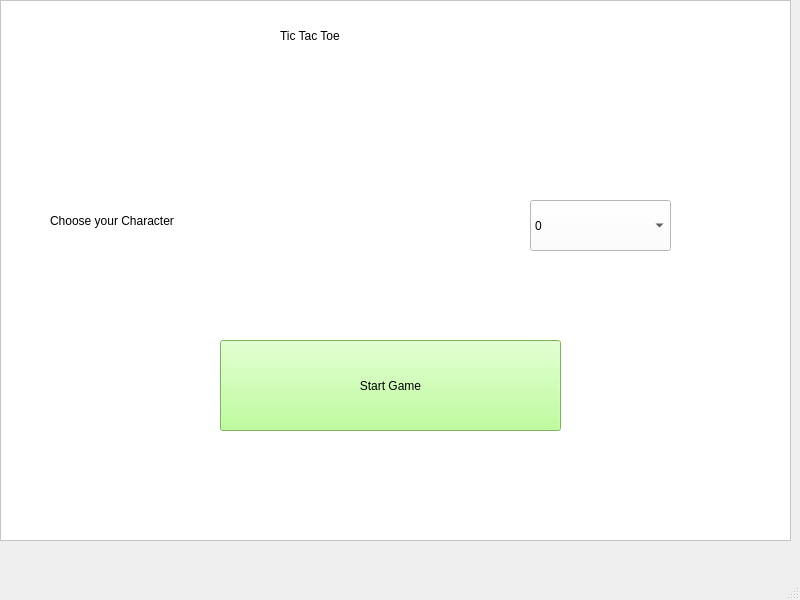
<?xml version="1.0" encoding="UTF-8"?>
<ui version="4.0">
 <class>MainWindow</class>
 <widget class="QMainWindow" name="MainWindow">
  <property name="geometry">
   <rect>
    <x>0</x>
    <y>0</y>
    <width>800</width>
    <height>600</height>
   </rect>
  </property>
  <property name="windowTitle">
   <string>MainWindow</string>
  </property>
  <widget class="QWidget" name="centralwidget">
   <widget class="QPushButton" name="pushButton">
    <property name="geometry">
     <rect>
      <x>210</x>
      <y>110</y>
      <width>121</width>
      <height>111</height>
     </rect>
    </property>
    <property name="styleSheet">
     <string notr="true">font: 20pt &quot;MS Shell Dlg 2&quot;;
background-color: rgb(255, 170, 0);
color: rgb(255, 255, 255);</string>
    </property>
    <property name="text">
     <string/>
    </property>
   </widget>
   <widget class="QPushButton" name="pushButton_2">
    <property name="geometry">
     <rect>
      <x>350</x>
      <y>110</y>
      <width>121</width>
      <height>111</height>
     </rect>
    </property>
    <property name="styleSheet">
     <string notr="true">font: 20pt &quot;MS Shell Dlg 2&quot;;
background-color: rgb(255, 170, 0);
color: rgb(255, 255, 255);</string>
    </property>
    <property name="text">
     <string/>
    </property>
   </widget>
   <widget class="QPushButton" name="pushButton_3">
    <property name="geometry">
     <rect>
      <x>490</x>
      <y>110</y>
      <width>121</width>
      <height>111</height>
     </rect>
    </property>
    <property name="styleSheet">
     <string notr="true">font: 20pt &quot;MS Shell Dlg 2&quot;;
background-color: rgb(255, 170, 0);
color: rgb(255, 255, 255);</string>
    </property>
    <property name="text">
     <string/>
    </property>
   </widget>
   <widget class="QPushButton" name="pushButton_4">
    <property name="geometry">
     <rect>
      <x>210</x>
      <y>230</y>
      <width>121</width>
      <height>111</height>
     </rect>
    </property>
    <property name="styleSheet">
     <string notr="true">font: 20pt &quot;MS Shell Dlg 2&quot;;
background-color: rgb(255, 170, 0);
color: rgb(255, 255, 255);</string>
    </property>
    <property name="text">
     <string/>
    </property>
   </widget>
   <widget class="QPushButton" name="pushButton_5">
    <property name="geometry">
     <rect>
      <x>350</x>
      <y>230</y>
      <width>121</width>
      <height>111</height>
     </rect>
    </property>
    <property name="styleSheet">
     <string notr="true">font: 20pt &quot;MS Shell Dlg 2&quot;;
background-color: rgb(255, 170, 0);
color: rgb(255, 255, 255);</string>
    </property>
    <property name="text">
     <string/>
    </property>
   </widget>
   <widget class="QPushButton" name="pushButton_6">
    <property name="geometry">
     <rect>
      <x>490</x>
      <y>230</y>
      <width>121</width>
      <height>111</height>
     </rect>
    </property>
    <property name="styleSheet">
     <string notr="true">font: 20pt &quot;MS Shell Dlg 2&quot;;
background-color: rgb(255, 170, 0);
color: rgb(255, 255, 255);</string>
    </property>
    <property name="text">
     <string/>
    </property>
   </widget>
   <widget class="QPushButton" name="pushButton_7">
    <property name="geometry">
     <rect>
      <x>210</x>
      <y>350</y>
      <width>121</width>
      <height>111</height>
     </rect>
    </property>
    <property name="styleSheet">
     <string notr="true">font: 20pt &quot;MS Shell Dlg 2&quot;;
background-color: rgb(255, 170, 0);
color: rgb(255, 255, 255);</string>
    </property>
    <property name="text">
     <string/>
    </property>
   </widget>
   <widget class="QPushButton" name="pushButton_8">
    <property name="geometry">
     <rect>
      <x>350</x>
      <y>350</y>
      <width>121</width>
      <height>111</height>
     </rect>
    </property>
    <property name="styleSheet">
     <string notr="true">font: 20pt &quot;MS Shell Dlg 2&quot;;
background-color: rgb(255, 170, 0);
color: rgb(255, 255, 255);</string>
    </property>
    <property name="text">
     <string/>
    </property>
   </widget>
   <widget class="QPushButton" name="pushButton_9">
    <property name="geometry">
     <rect>
      <x>490</x>
      <y>350</y>
      <width>121</width>
      <height>111</height>
     </rect>
    </property>
    <property name="styleSheet">
     <string notr="true">font: 20pt &quot;MS Shell Dlg 2&quot;;
background-color: rgb(255, 170, 0);
color: rgb(255, 255, 255);</string>
    </property>
    <property name="text">
     <string/>
    </property>
   </widget>
   <widget class="QFrame" name="frame">
    <property name="geometry">
     <rect>
      <x>0</x>
      <y>0</y>
      <width>791</width>
      <height>541</height>
     </rect>
    </property>
    <property name="styleSheet">
     <string notr="true">background-color: rgb(255, 255, 255);</string>
    </property>
    <property name="frameShape">
     <enum>QFrame::StyledPanel</enum>
    </property>
    <property name="frameShadow">
     <enum>QFrame::Raised</enum>
    </property>
    <widget class="QLabel" name="label">
     <property name="geometry">
      <rect>
       <x>280</x>
       <y>10</y>
       <width>241</width>
       <height>51</height>
      </rect>
     </property>
     <property name="styleSheet">
      <string notr="true">font: 22pt &quot;MS Shell Dlg 2&quot;;</string>
     </property>
     <property name="text">
      <string>Tic Tac Toe</string>
     </property>
    </widget>
    <widget class="QLabel" name="label_2">
     <property name="geometry">
      <rect>
       <x>50</x>
       <y>190</y>
       <width>421</width>
       <height>61</height>
      </rect>
     </property>
     <property name="styleSheet">
      <string notr="true">font: 20pt &quot;MS Shell Dlg 2&quot;;</string>
     </property>
     <property name="text">
      <string>Choose your Character</string>
     </property>
    </widget>
    <widget class="QComboBox" name="comboBox">
     <property name="geometry">
      <rect>
       <x>530</x>
       <y>200</y>
       <width>141</width>
       <height>51</height>
      </rect>
     </property>
     <property name="styleSheet">
      <string notr="true">font: 20pt &quot;MS Shell Dlg 2&quot;;</string>
     </property>
     <item>
      <property name="text">
       <string>0</string>
      </property>
     </item>
     <item>
      <property name="text">
       <string>1</string>
      </property>
     </item>
    </widget>
    <widget class="QPushButton" name="pushButton_10">
     <property name="geometry">
      <rect>
       <x>220</x>
       <y>340</y>
       <width>341</width>
       <height>91</height>
      </rect>
     </property>
     <property name="styleSheet">
      <string notr="true">font: 20pt &quot;MS Shell Dlg 2&quot;;
background-color: rgb(170, 255, 127);</string>
     </property>
     <property name="text">
      <string>Start Game</string>
     </property>
    </widget>
   </widget>
  </widget>
  <widget class="QMenuBar" name="menubar">
   <property name="geometry">
    <rect>
     <x>0</x>
     <y>0</y>
     <width>800</width>
     <height>31</height>
    </rect>
   </property>
  </widget>
  <widget class="QStatusBar" name="statusbar"/>
 </widget>
 <resources/>
 <connections/>
</ui>
